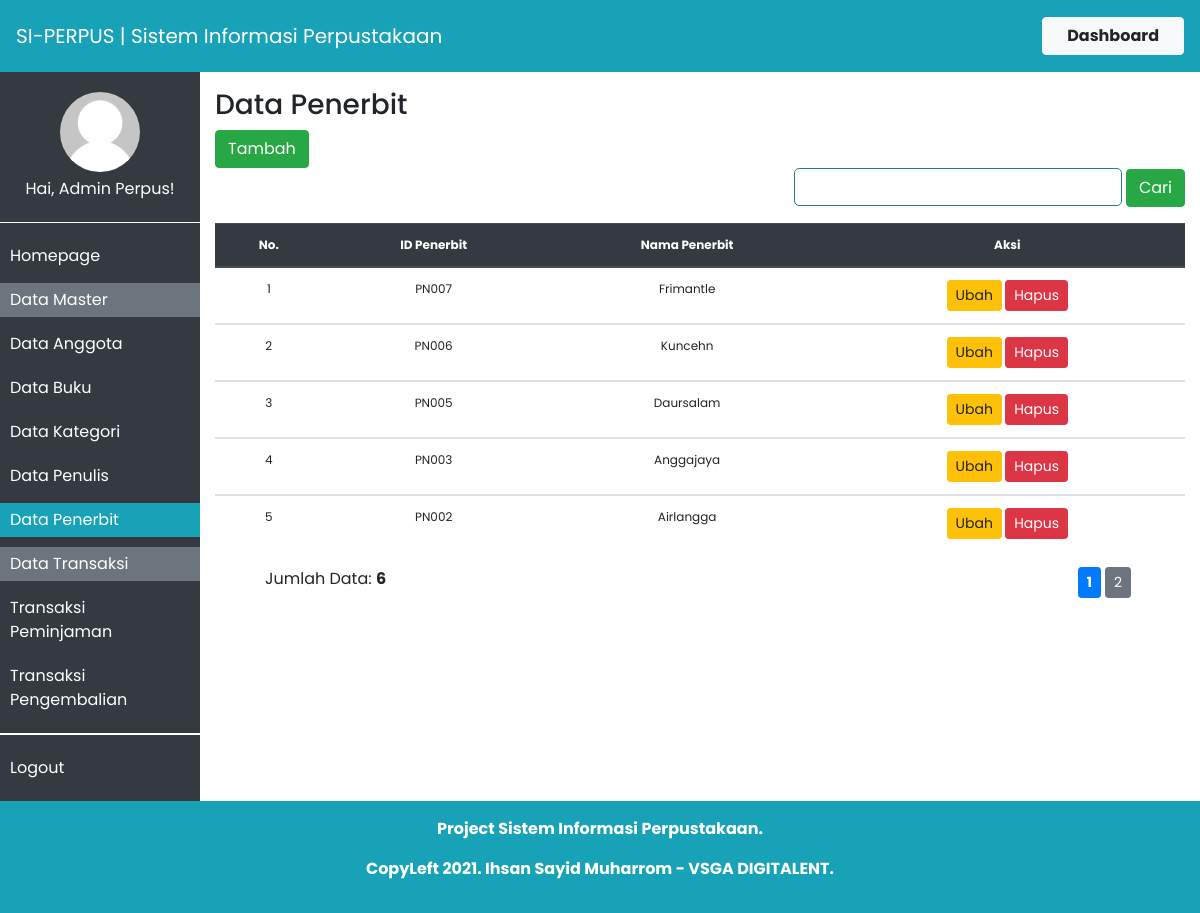
Screenshot of /index.php?p=penerbit (signed in) with the database file from the repository.
### tables this page shows
CREATE TABLE `penerbit` (
  `id_penerbit` char(5) NOT NULL,
  `nama_penerbit` varchar(25) NOT NULL
);

### config/konfigurasi-umum.php (called while the page is built, shortened)
<?php
	$_QUERY_LIMIT		= 5;
?>

### app/penerbit.php (the view, shortened to what this page needs)
<?php
	$row = 0;
	$offset = 0;
	if(!isset($_POST['cari'])) {
		$sql = "SELECT * FROM penerbit ORDER BY id_penerbit DESC LIMIT {$offset}, {$_QUERY_LIMIT};";
		$query = mysqli_query($db_conn, $sql);
		$sql_count = "SELECT id_penerbit FROM penerbit;";
		$query_count = mysqli_query($db_conn, $sql_count);
		$row = $query_count->num_rows;
	}
?>
		<div id="container">
			<div class="page-title">
				<h3>Data Penerbit</h3>
			</div>
			<div class="page-content">
				<div class="table-upper">
					<div class="table-upper-left">
						<a href="index.php?p=penerbit-tambah" class="btn btn-success btn-medium">Tambah</a>
					</div>
					<div class="table-upper-right">
						<form name="pencarian_anggota" action="" method="post" class="mg-top-15 text-right">
							<input type="text" name="kata_kunci" class="input_search">
							<input type="submit" name="cari" value="Cari" class="btn btn-success">
						</form>
					</div>
				</div>
			<?php
				if($row > 0) {
			?>
				<table class="table data-table">
					<thead class="thead-dark">
						<tr>
							<th>No.</th>
							<th>ID Penerbit</th>
							<th>Nama Penerbit</th>
							<th>Aksi</th>
						</tr>
					</thead>
				<?php
					$i = 1;
					while($data = mysqli_fetch_array($query)) {
				?>
					<tbody>
						<tr>
							<td class="text-center"><?php echo $i++; ?></td>
							<td><?php echo $data['id_penerbit']; ?></td>
							<td><?php echo $data['nama_penerbit']; ?></td>
							<td class="text-center">
								<a href="index.php?p=penerbit-ubah&id=<?php echo $data['id_penerbit']; ?>" class="btn btn-warning btn-sm">Ubah</a>
								<a href="index.php?p=penerbit-hapus&id=<?php echo $data['id_penerbit']; ?>" class="btn btn-danger btn-sm confirm">Hapus</a>
							</td>
						</tr>
					</tbody>
				<?php
					}
				?>
				</table>
				<div class="table-lower">
					<div class="table-lower-left mg-top-5">
						Jumlah Data: <span class="font-weight-bold"><?php echo $row; ?></span>
					</div>
					<div class="table-lower-right text-right">
					<?php if(!isset($_POST['cari'])) {  ?>
						<ul class="table-pagination">
						<?php
						}
					?>
						</ul>
					</div>
				</div>
			<?php } else { ?>
				<p class="text-center">Data tidak tersedia.</p>
			<?php } ?>
			</div>
		</div>

### assets/css/style.css (style rules this page uses)
body { font-family: 'Poppins', sans-serif; }
:root { --primary: #297F87; }
.table.data-table { font-size: 12px !important; margin: 1rem 0; }
.table > thead, .table > tbody { text-align: center; }
.table-lower { display: flex; justify-content: space-between; padding: 0 50px; }
.table-lower > .table-lower-right > .table-pagination { list-style: none; }
.input_search { border: 1px solid var(--primary); border-radius: 5px; padding: 0.4rem 0.3rem; }

### rows the page displays
penerbit: id_penerbit "PN007", nama_penerbit "Frimantle"
penerbit: id_penerbit "PN006", nama_penerbit "Kuncehn"
penerbit: id_penerbit "PN005", nama_penerbit "Daursalam"
penerbit: id_penerbit "PN003", nama_penerbit "Anggajaya"
penerbit: id_penerbit "PN002", nama_penerbit "Airlangga"

### other values shown
$_SITE_TITLE "SI-PERPUS | Sistem Informasi Perpustakaan"
$_SESSION['sesi'] "Admin Perpus"
$row "6"
$_SITE_INFO "Project Sistem Informasi Perpustakaan."
$_SITE_CREDIT "CopyLeft 2021. Ihsan Sayid Muharrom - VSGA DIGITALENT."
